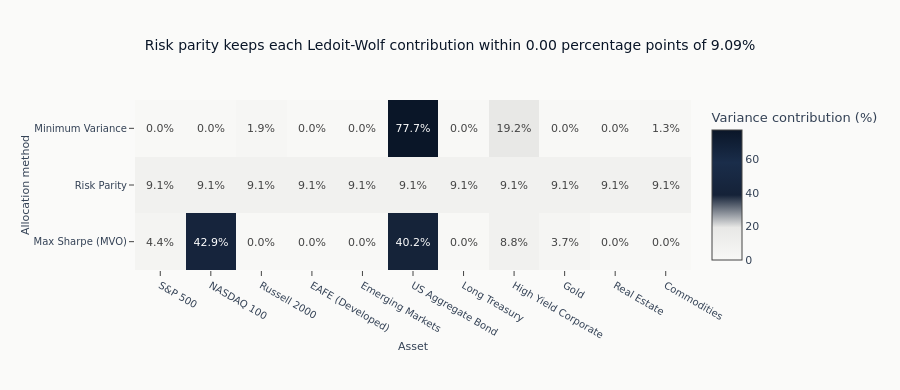

The code cell stored with this chart in its notebook:
### Code cell
rc_values = rc_table.to_numpy().T
target_contribution = 100 / len(SYMBOLS)
rp_max_deviation = float(np.abs(rc_table["Risk Parity"].to_numpy() - target_contribution).max())
fig = go.Figure(
    data=go.Heatmap(
        z=rc_values,
        x=[ETF_UNIVERSE[symbol] for symbol in SYMBOLS],
        y=list(rc_table.columns),
        colorscale=ml4t_palette(5)[::-1],
        zmin=0,
        zmax=float(np.nanmax(rc_values)),
        text=np.round(rc_values, 1),
        texttemplate="%{text:.1f}%",
        colorbar=dict(title="Variance contribution (%)"),
    )
)
fig.update_layout(
    title=(
        f"Risk parity keeps each Ledoit-Wolf contribution within "
        f"{rp_max_deviation:.2f} percentage points of {target_contribution:.2f}%"
    ),
    xaxis_title="Asset",
    yaxis_title="Allocation method",
    height=390,
    margin=dict(l=135, b=120, r=40),
)
fig.show()

### Figure 1 — Plotly figure (JSON) as saved in the notebook; plotly's stock layout.template omitted (floating-point values rounded to 4 significant figures)
{"data": [{"colorbar": {"title": {"text": "Variance contribution (%)"}}, "colorscale": [[0.0, "#F8F8F6"], [0.25, "#e8e8e6"], [0.5, "#152238"], [0.75, "#1a2d4a"], [1.0, "#0a1628"]], "text": [[4.4, 42.9, 0.0, 0.0, 0.0, 40.2, 0.0, 8.8, 3.7, 0.0, 0.0], [9.1, 9.1, 9.1, 9.1, 9.1, 9.1, 9.1, 9.1, 9.1, 9.1, 9.1], [0.0, 0.0, 1.9, 0.0, 0.0, 77.7, 0.0, 19.2, 0.0, 0.0, 1.3]], "texttemplate": "%{text:.1f}%", "type": "heatmap", "x": ["S&P 500", "NASDAQ 100", "Russell 2000", "EAFE (Developed)", "Emerging Markets", "US Aggregate Bond", "Long Treasury", "High Yield Corporate", "Gold", "Real Estate", "Commodities"], "y": ["Max Sharpe (MVO)", "Risk Parity", "Minimum Variance"], "z": [[4.435, 42.9, 3.22e-06, 3.418e-06, 9.045e-06, 40.16, 1.277e-05, 8.783, 3.726, 1.321e-05, 5.693e-06], [9.091, 9.091, 9.091, 9.091, 9.09, 9.091, 9.091, 9.091, 9.091, 9.091, 9.091], [1.586e-05, 2.219e-07, 1.859, 3.832e-07, 1.151e-07, 77.7, 8.991e-08, 19.16, 1.619e-07, 1.097e-07, 1.286]], "zmax": 77.7, "zmin": 0}], "layout": {"height": 390, "margin": {"b": 120, "l": 135, "r": 40}, "title": {"text": "Risk parity keeps each Ledoit-Wolf contribution within 0.00 percentage points of 9.09%"}, "xaxis": {"title": {"text": "Asset"}}, "yaxis": {"title": {"text": "Allocation method"}}}}
